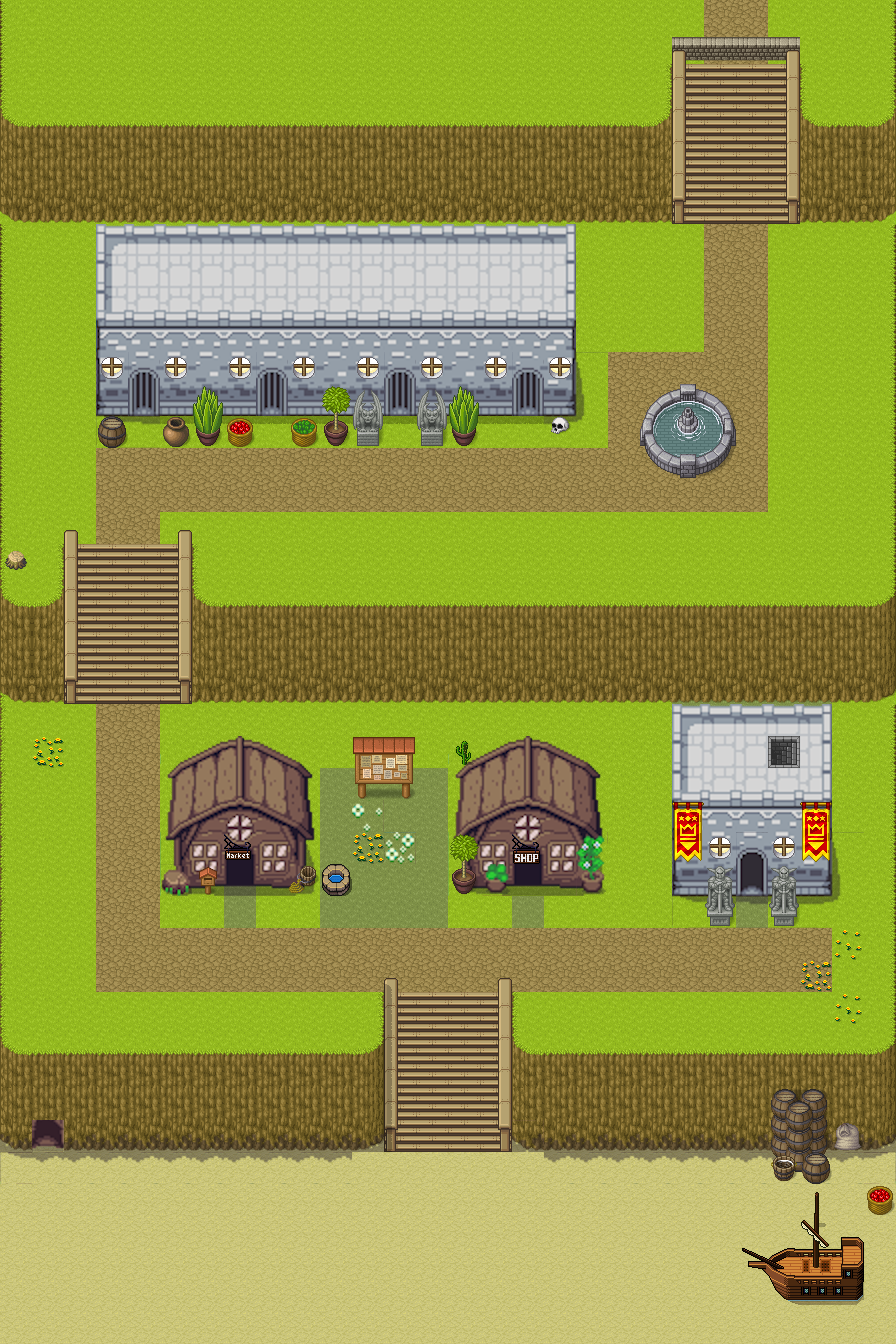

Below is a game level as drawn by its tile map, then a one-line description and the .tmx that defines it (tile-layer data replaced by summaries):
An orthogonal 28x42 tile map with 32x32 px tiles, 6 tile layers (Tile Layer 1, Tile Layer 6, Tile Layer 2, Tile Layer 3, ...), 6 tilesets and 36 objects (2x wall-0010, start, teleport1, teleport2, teleport3, ...).

<map version="1.10" tiledversion="1.11.0" orientation="orthogonal" renderorder="right-down" width="28" height="42" tilewidth="32" tileheight="32" infinite="0" nextlayerid="11" nextobjectid="56">
 <tileset firstgid="1" source="../../spritesheets/slates.tsx" />
 <tileset firstgid="1289" source="../../spritesheets/Overworld.tsx" />
 <tileset firstgid="2729" source="[Base]BaseChip_pipo.tsx" />
 <tileset firstgid="3793" source="[A]Water_pipo.tsx" />
 <tileset firstgid="6865" source="[A]WaterFall_pipo.tsx" />
 <tileset firstgid="7441" source="[A]Wall-Up_pipo.tsx" />
 <objectgroup id="4" name="object layer 1">
  <object id="1" name="Start Position" type="start" x="449.334" y="1181.33">
   <point />
  </object>
  <object id="12" name="teleport1" x="226.667" y="841.333" width="26.6667" height="44">
   <properties>
    <property name="destination" value="shop-1" />
   </properties>
  </object>
  <object id="13" name="teleport2" x="510.667" y="846.666" width="29.3333" height="37.3334">
   <properties>
    <property name="destination" value="gallery" />
   </properties>
  </object>
  <object id="14" name="teleport3" x="30.6667" y="1117.33" width="33.3333" height="33.3333">
   <properties>
    <property name="destination" value="shop-4" />
   </properties>
  </object>
  <object id="16" name="message" x="357" y="786.667" width="54.6667" height="16">
   <properties>
    <property name="msg" value="Welcome to my RPG JS demo!" />
   </properties>
  </object>
  <object id="17" name="wall-0002" x="385.333" y="979.333" width="11.3333" height="146.667">
   <properties>
    <property name="collision" type="bool" value="true" />
   </properties>
  </object>
  <object id="18" name="wall-0001" x="499" y="979.333" width="11.3333" height="146.667">
   <properties>
    <property name="collision" type="bool" value="true" />
   </properties>
  </object>
  <object id="20" name="wall-0010" x="673" y="704.333" width="7.99997" height="191">
   <properties>
    <property name="collision" type="bool" value="true" />
   </properties>
  </object>
  <object id="22" name="wall-0055" x="763.667" y="857.5" width="66.3333" height="37.3333">
   <properties>
    <property name="collision" type="bool" value="true" />
   </properties>
  </object>
  <object id="23" name="wall-0056" x="673.5" y="857.333" width="66.6666" height="37.3333">
   <properties>
    <property name="collision" type="bool" value="true" />
   </properties>
  </object>
  <object id="24" name="wall-0050" x="681" y="705.667" width="142" height="9.3333">
   <properties>
    <property name="collision" type="bool" value="true" />
   </properties>
  </object>
  <object id="25" name="wall-0015" x="681" y="792.667" width="142" height="9.3333">
   <properties>
    <property name="collision" type="bool" value="true" />
   </properties>
  </object>
  <object id="26" name="teleport5" x="769.333" y="736.833" width="29.3333" height="30.8334">
   <properties>
    <property name="destination" value="castle-entrance" />
    <property name="x" type="int" value="550" />
    <property name="y" type="int" value="553" />
   </properties>
  </object>
  <object id="27" name="teleport4" x="737.333" y="864.083" width="29.3333" height="30.8334">
   <properties>
    <property name="destination" value="castle-entrance" />
   </properties>
  </object>
  <object id="31" name="wall-0010" x="355.5" y="775.333" width="55.8333" height="20.667">
   <properties>
    <property name="collision" type="bool" value="true" />
   </properties>
  </object>
  <object id="33" name="wall-0011" x="0.3333" y="1053.67" width="384.333" height="66.667">
   <properties>
    <property name="collision" type="bool" value="true" />
   </properties>
  </object>
  <object id="34" name="wall-0012" x="65.834" y="1120.67" width="318.333" height="25.667">
   <properties>
    <property name="collision" type="bool" value="true" />
   </properties>
  </object>
  <object id="35" name="wall-0013" x="-0.1665" y="1119.17" width="32.333" height="27.667">
   <properties>
    <property name="collision" type="bool" value="true" />
   </properties>
  </object>
  <object id="36" name="wall-0014" x="512.833" y="1051.67" width="380.333" height="95.667">
   <properties>
    <property name="collision" type="bool" value="true" />
   </properties>
  </object>
  <object id="37" name="wall-0021" x="192.833" y="606.167" width="701.333" height="95.667">
   <properties>
    <property name="collision" type="bool" value="true" />
   </properties>
  </object>
  <object id="38" name="wall-0022" x="1.3335" y="605.833" width="59.9997" height="95.667">
   <properties>
    <property name="collision" type="bool" value="true" />
   </properties>
  </object>
  <object id="39" name="wall-0024" x="802" y="126.167" width="91.9997" height="95.667">
   <properties>
    <property name="collision" type="bool" value="true" />
   </properties>
  </object>
  <object id="40" name="wall-0023" x="2.0001" y="126.167" width="672" height="95.667">
   <properties>
    <property name="collision" type="bool" value="true" />
   </properties>
  </object>
  <object id="41" name="wall-0025" x="672.667" y="37.4998" width="128" height="23.0003">
   <properties>
    <property name="collision" type="bool" value="true" />
   </properties>
  </object>
  <object id="42" name="wall-0026" x="673.5" y="50.9999" width="12" height="174.5">
   <properties>
    <property name="collision" type="bool" value="true" />
   </properties>
  </object>
  <object id="43" name="wall-0027" x="787" y="50.25" width="12" height="174.5">
   <properties>
    <property name="collision" type="bool" value="true" />
   </properties>
  </object>
  <object id="44" name="wall-0028" x="65.364" y="531.326" width="12" height="174.5">
   <properties>
    <property name="collision" type="bool" value="true" />
   </properties>
  </object>
  <object id="45" name="wall-0029" x="178.455" y="531.083" width="12" height="174.5">
   <properties>
    <property name="collision" type="bool" value="true" />
   </properties>
  </object>
  <object id="47" name="wall-0052" x="672.5" y="704.833" width="8" height="189.833">
   <properties>
    <property name="collision" type="bool" value="true" />
   </properties>
  </object>
  <object id="48" name="wall-0051" x="822.5" y="705.583" width="8" height="189.833">
   <properties>
    <property name="collision" type="bool" value="true" />
   </properties>
  </object>
  <object id="50" name="wall-0060" x="96" y="225.75" width="479" height="146.5">
   <properties>
    <property name="collision" type="bool" value="true" />
   </properties>
  </object>
  <object id="51" name="wall-0061" x="157.5" y="372.75" width="99" height="42.1667">
   <properties>
    <property name="collision" type="bool" value="true" />
   </properties>
  </object>
  <object id="52" name="wall-0062" x="287.167" y="373.583" width="99" height="42.1667">
   <properties>
    <property name="collision" type="bool" value="true" />
   </properties>
  </object>
  </objectgroup>
 <layer id="1" name="Tile Layer 1" width="28" height="42">
  <data>[1176 cells, 1176 non-empty, 6 distinct tile ids]</data>
 </layer>
 <layer id="10" name="Tile Layer 6" width="28" height="42">
  <data>[1176 cells, 252 non-empty, 34 distinct tile ids]</data>
 </layer>
 <layer id="3" name="Tile Layer 2" width="28" height="42">
  <data>[1176 cells, 390 non-empty, 96 distinct tile ids]</data>
 </layer>
 <layer id="5" name="Tile Layer 3" width="28" height="42">
  <data>[1176 cells, 54 non-empty, 28 distinct tile ids]</data>
 </layer>
 <layer id="7" name="Tile Layer 4" width="28" height="42">
  <data>[1176 cells, 82 non-empty, 21 distinct tile ids]</data>
 </layer>
 <layer id="8" name="Tile Layer 5" width="28" height="42">
  <data>[1176 cells, 10 non-empty, 6 distinct tile ids]</data>
 </layer>
</map>
<!-- 3 of 36 objects omitted -->
